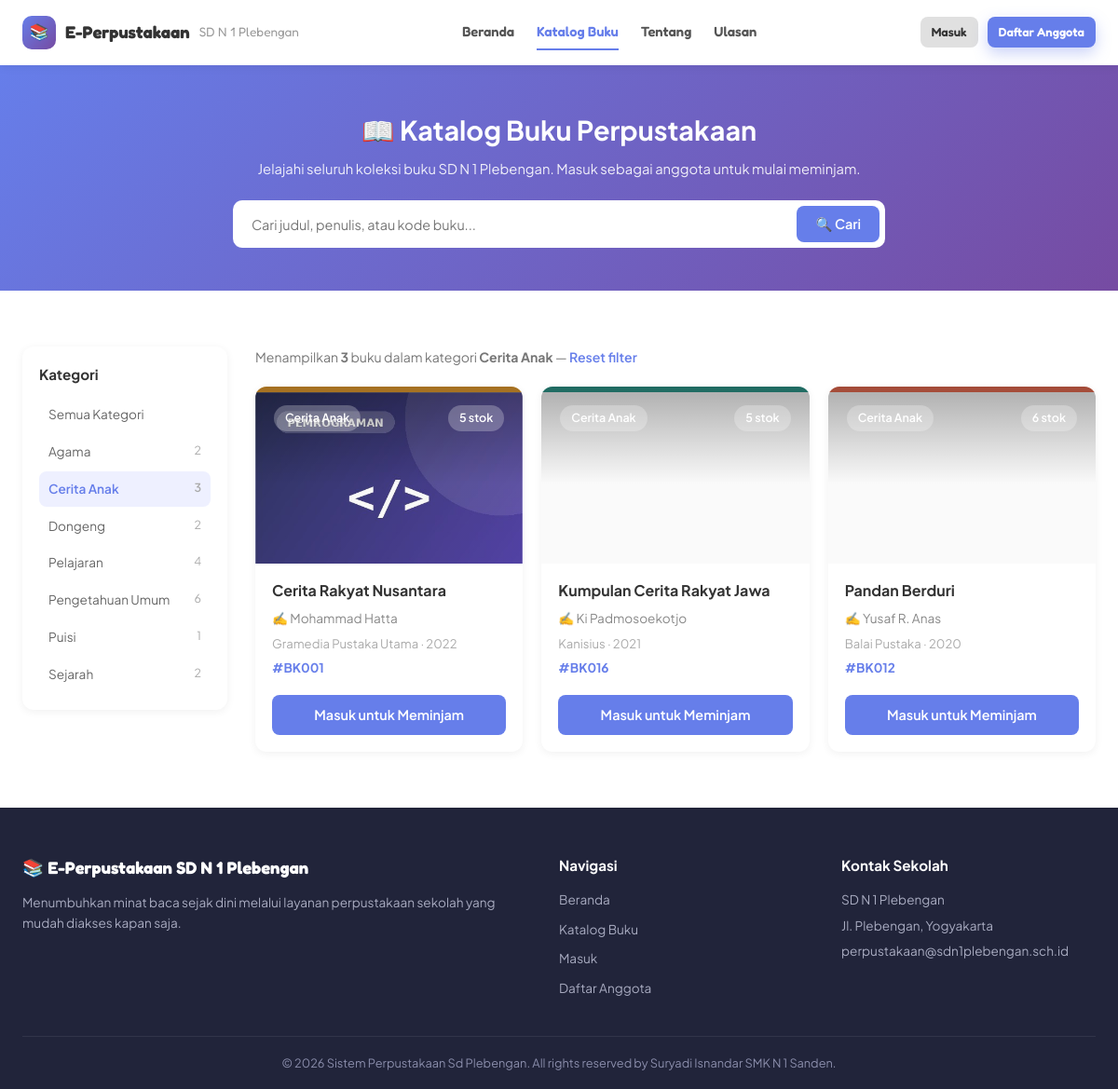
Screenshot of /katalog.php?kategori=Cerita+Anak with the database file from the repository.
### tables this page shows
CREATE TABLE IF NOT EXISTS buku (
    id_buku INT AUTO_INCREMENT PRIMARY KEY,
    kode_buku VARCHAR(20) NOT NULL UNIQUE,
    judul VARCHAR(200) NOT NULL,
    penulis VARCHAR(100) NOT NULL,
    penerbit VARCHAR(100) NOT NULL,
    tahun_terbit YEAR NOT NULL,
    kategori VARCHAR(50) NOT NULL,
    stok INT NOT NULL DEFAULT 1,
    sampul VARCHAR(255) DEFAULT NULL,
    created_at TIMESTAMP DEFAULT CURRENT_TIMESTAMP
);

### auth.php (called while the page is built, shortened)
<?php
function sampulUrl($sampul, $prefix = '') {
    return $prefix . 'assets/img/sampul/' . rawurlencode($sampul);
}
?>

### katalog.php (the view, shortened to what this page needs)
<?php
require_once 'config/database.php';
require_once 'includes/auth.php';
$search = isset($_GET['search']) ? mysqli_real_escape_string($conn, trim($_GET['search'])) : '';
$kategoriFilter = isset($_GET['kategori']) ? mysqli_real_escape_string($conn, trim($_GET['kategori'])) : '';
$where = [];
if ($kategoriFilter !== '') {
    $where[] = "kategori = '$kategoriFilter'";
}
$whereSql = $where ? 'WHERE ' . implode(' AND ', $where) : '';
$bukuList = mysqli_query($conn, "SELECT * FROM buku $whereSql ORDER BY judul ASC");
$totalHasil = mysqli_num_rows($bukuList);
$kategoriList = mysqli_query($conn, "SELECT kategori, COUNT(*) as jumlah FROM buku GROUP BY kategori ORDER BY kategori ASC");
?>
<?php include 'includes/public_header.php'; ?>
<section class="catalog-hero">
    <div class="catalog-hero-inner">
        <h1>📖 Katalog Buku Perpustakaan</h1>
        <p>Jelajahi seluruh koleksi buku SD N 1 Plebengan. Masuk sebagai anggota untuk mulai meminjam.</p>
        <form method="GET" action="katalog.php" class="catalog-search-form">
            <input type="text" name="search" placeholder="Cari judul, penulis, atau kode buku..." value="<?php echo htmlspecialchars($search); ?>">
            <button type="submit" class="btn btn-primary">🔍 Cari</button>
        </form>
    </div>
</section>
<section class="public-section">
    <div class="public-section-inner catalog-layout">
        <aside class="catalog-sidebar">
            <h3>Kategori</h3>
            <a href="katalog.php<?php echo $search ? '?search=' . urlencode($search) : ''; ?>" class="category-filter-item <?php echo $kategoriFilter === '' ? 'active' : ''; ?>">
                Semua Kategori
            </a>
            <?php while ($k = mysqli_fetch_assoc($kategoriList)): ?>
                <a href="katalog.php?kategori=<?php echo urlencode($k['kategori']); ?><?php echo $search ? '&search=' . urlencode($search) : ''; ?>"
                   class="category-filter-item <?php echo $kategoriFilter === $k['kategori'] ? 'active' : ''; ?>">
                    <?php echo htmlspecialchars($k['kategori']); ?>
                    <span><?php echo (int) $k['jumlah']; ?></span>
                </a>
            <?php endwhile; ?>
        </aside>
        <div class="catalog-main">
            <div class="catalog-result-info">
                Menampilkan <strong><?php echo $totalHasil; ?></strong> buku
                <?php if ($kategoriFilter): ?> dalam kategori <strong><?php echo htmlspecialchars($kategoriFilter); ?></strong><?php endif; ?>
                <?php if ($search || $kategoriFilter): ?> &mdash; <a href="katalog.php">Reset filter</a><?php endif; ?>
            </div>
            <div class="books-grid">
                <?php while ($b = mysqli_fetch_assoc($bukuList)): ?>
                <div class="book-card">
                    <div class="book-cover"<?php $src = sampulUrl($b['sampul']); if ($src): ?> style="background-image:url('<?php echo htmlspecialchars($src); ?>')"<?php endif; ?>>
                        <span class="book-category"><?php echo htmlspecialchars($b['kategori']); ?></span>
                        <span class="book-stock"><?php echo $b['stok'] > 0 ? (int) $b['stok'] . ' stok' : 'Kosong'; ?></span>
                    </div>
                    <div class="book-detail">
                        <h3 class="book-title"><?php echo htmlspecialchars($b['judul']); ?></h3>
                        <p class="book-author">✍️ <?php echo htmlspecialchars($b['penulis']); ?></p>
                        <p class="book-publisher"><?php echo htmlspecialchars($b['penerbit']); ?> &middot; <?php echo (int) $b['tahun_terbit']; ?></p>
                        <p class="book-code">#<?php echo htmlspecialchars($b['kode_buku']); ?></p>
                    </div>
                    <?php if ($b['stok'] > 0): ?>
                        <a href="login.php?as=user" class="btn btn-primary btn-full">Masuk untuk Meminjam</a>
                    <?php else: ?>
                        <button class="btn btn-secondary btn-full" disabled>Stok Habis</button>
                    <?php endif; ?>
                </div>
                <?php endwhile; ?>
            </div>
        </div>
    </div>
</section>
<?php include 'includes/public_footer.php'; ?>

### style.css (style rules this page uses)
* { margin: 0; padding: 0; box-sizing: border-box; }
body { font-family: 'Segoe UI', Tahoma, Geneva, Verdana, sans-serif; background-color: #f0f2f5; color: #333; line-height: 1.6; }
a { text-decoration: none; color: inherit; }
.btn { display: inline-flex; align-items: center; gap: 5px; padding: 10px 20px; border: none; border-radius: 8px; font-size: 0.9rem; font-weight: 600; cursor: pointer; transition: all 0.2s ease; white-space: nowrap; font-family: inherit; }
.btn-primary { background: #667eea; color: #fff; }
.btn-full { width: 100%; justify-content: center; }
.books-grid { display: grid; grid-template-columns: repeat(auto-fill, minmax(280px, 1fr)); gap: 20px; }
.book-card { background: #fff; border-radius: 12px; overflow: hidden; box-shadow: 0 2px 10px rgba(0,0,0,0.06); transition: transform 0.2s ease; display: flex; flex-direction: column; }
.book-cover { background: linear-gradient(135deg, #667eea, #764ba2); background-size: cover; background-position: center top; background-repeat: no-repeat; padding: 20px; display: flex; justify-content: space-between; align-items: flex-start; min-height: 190px; }
.book-cover[style*="background-image"] { position: relative; }
.book-cover[style*="background-image"]::after { content: ''; position: absolute; inset: 0; background: linear-gradient(to bottom, rgba(0,0,0,0.32), rgba(0,0,0,0.02) 55%); pointer-events: none; }
.book-cover[style*="background-image"] > * { position: relative; z-index: 1; }
.book-category { background: rgba(255,255,255,0.25); color: #fff; padding: 4px 12px; border-radius: 20px; font-size: 0.78rem; font-weight: 600; }
.book-stock { background: rgba(255,255,255,0.25); color: #fff; padding: 4px 12px; border-radius: 20px; font-size: 0.78rem; font-weight: 600; }
.book-detail { padding: 18px; flex: 1; }
.book-title { font-size: 1rem; color: #333; margin-bottom: 8px; line-height: 1.4; }
.book-author { color: #888; font-size: 0.85rem; margin-bottom: 5px; }
.book-publisher { color: #aaa; font-size: 0.82rem; margin-bottom: 5px; }
.book-code { color: #667eea; font-weight: 700; font-size: 0.85rem; }
.book-card .btn { margin: 0 18px 18px; }
.book-card .btn-full { margin: 0 18px 18px; width: calc(100% - 36px); }
.public-body { background: #fff; }
.public-section { padding: 60px 24px; }
.public-section-inner { max-width: 1200px; margin: 0 auto; }
.catalog-hero { background: linear-gradient(135deg, #667eea 0%, #764ba2 100%); padding: 46px 24px; color: #fff; text-align: center; }
.catalog-hero-inner { max-width: 700px; margin: 0 auto; }
.catalog-hero h1 { margin-bottom: 8px; font-size: 1.8rem; }
.catalog-hero p { opacity: 0.9; margin-bottom: 22px; font-size: 0.92rem; }
.catalog-search-form { display: flex; gap: 8px; background: #fff; padding: 6px; border-radius: 10px; }
.catalog-search-form input { flex: 1; border: none; padding: 10px 14px; border-radius: 6px; font-size: 0.9rem; font-family: inherit; }
.catalog-layout { display: grid; grid-template-columns: 220px 1fr; gap: 30px; align-items: start; }
.catalog-sidebar { background: #fff; border-radius: 12px; padding: 18px; box-shadow: 0 2px 10px rgba(0,0,0,0.06); position: sticky; top: 90px; }
.catalog-sidebar h3 { font-size: 0.95rem; color: #333; margin-bottom: 12px; }
.category-filter-item { display: flex; justify-content: space-between; padding: 8px 10px; border-radius: 8px; font-size: 0.85rem; color: #666; margin-bottom: 2px; }
.category-filter-item.active { background: #eef0ff; color: #667eea; font-weight: 600; }
.category-filter-item span { color: #aaa; font-size: 0.78rem; }
.catalog-result-info { font-size: 0.88rem; color: #777; margin-bottom: 20px; }
.catalog-result-info a { color: #667eea; font-weight: 600; }
:root { --lp-ink: #20264a; --lp-muted: #6b7280; --lp-amber: #f2a531; --lp-amber-dark: #d98c14; --lp-teal: #2f9c8f; --lp-coral: #ef6f53; --lp-indigo: #667eea; --lp-purple: #764ba2; --lp-paper: #fbf8f2; --lp-border: #ececf5; --font-display: 'Fredoka', 'Segoe UI', Tahoma, sans-serif; }
.public-body { font-family: 'Plus Jakarta Sans', 'Segoe UI', Tahoma, Geneva, Verdana, sans-serif; }
.book-cover { position: relative; }
.book-cover::before { content: ''; position: absolute; top: 0; left: 0; right: 0; height: 6px; background: var(--lp-amber); }
.books-grid .book-card:nth-child(4n+2) .book-cover::before { background: var(--lp-teal); }
.books-grid .book-card:nth-child(4n+3) .book-cover::before { background: var(--lp-coral); }

### rows the page displays
buku: sampul (picture), kategori "Cerita Anak", stok "5", judul "Cerita Rakyat Nusantara", penulis "Mohammad Hatta", penerbit "Gramedia Pustaka Utama", tahun_terbit "2022", kode_buku "BK001", shows "Masuk untuk Meminjam"
buku: kategori "Cerita Anak", stok "5", judul "Kumpulan Cerita Rakyat Jawa", penulis "Ki Padmosoekotjo", penerbit "Kanisius", tahun_terbit "2021", kode_buku "BK016", shows "Masuk untuk Meminjam"
buku: kategori "Cerita Anak", stok "6", judul "Pandan Berduri", penulis "Yusaf R. Anas", penerbit "Balai Pustaka", tahun_terbit "2020", kode_buku "BK012", shows "Masuk untuk Meminjam"

### other values shown
$k['kategori'] "Agama"
$k['jumlah'] "2"
$k['kategori'] "Cerita Anak"
$k['jumlah'] "3"
$k['kategori'] "Dongeng"
$k['kategori'] "Pelajaran"
$k['jumlah'] "4"
$k['kategori'] "Pengetahuan Umum"
$k['jumlah'] "6"
$k['kategori'] "Puisi"
$k['jumlah'] "1"
$k['kategori'] "Sejarah"
$totalHasil "3"
$kategoriFilter "Cerita Anak"
